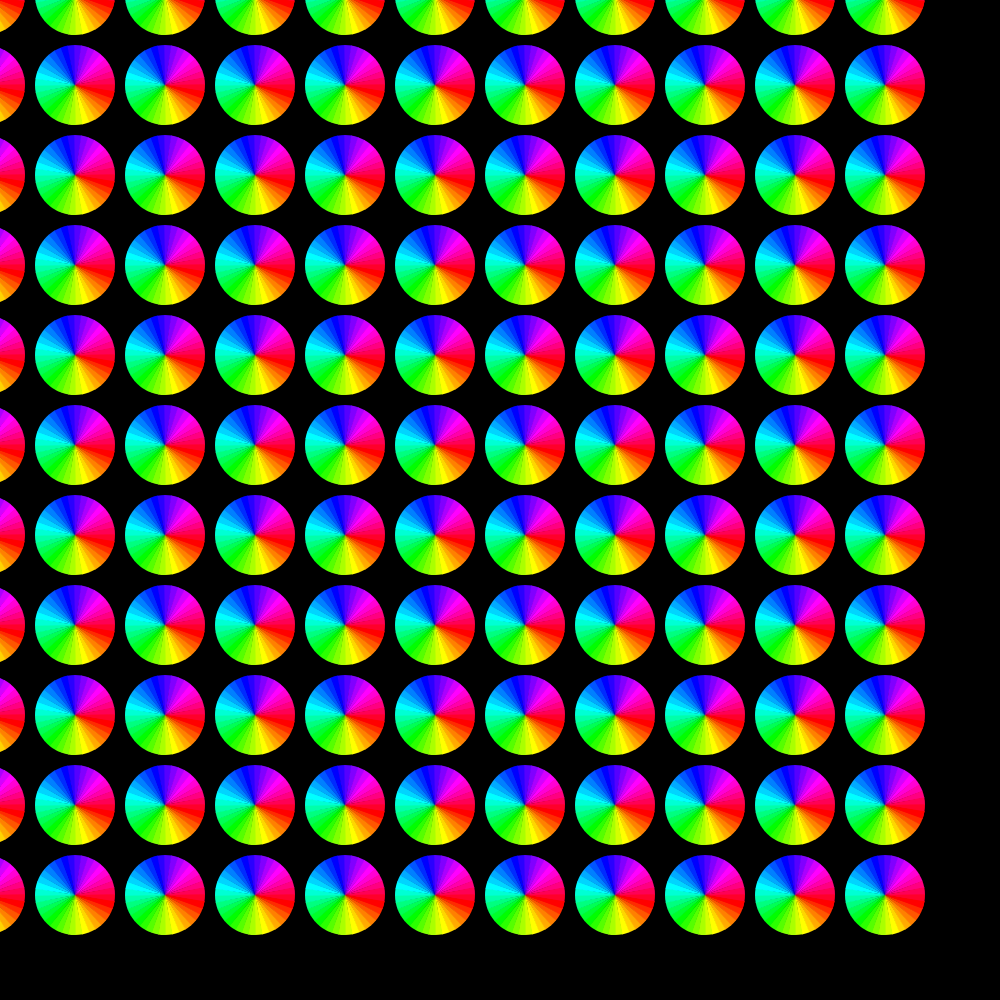
Frame 1 (no input)
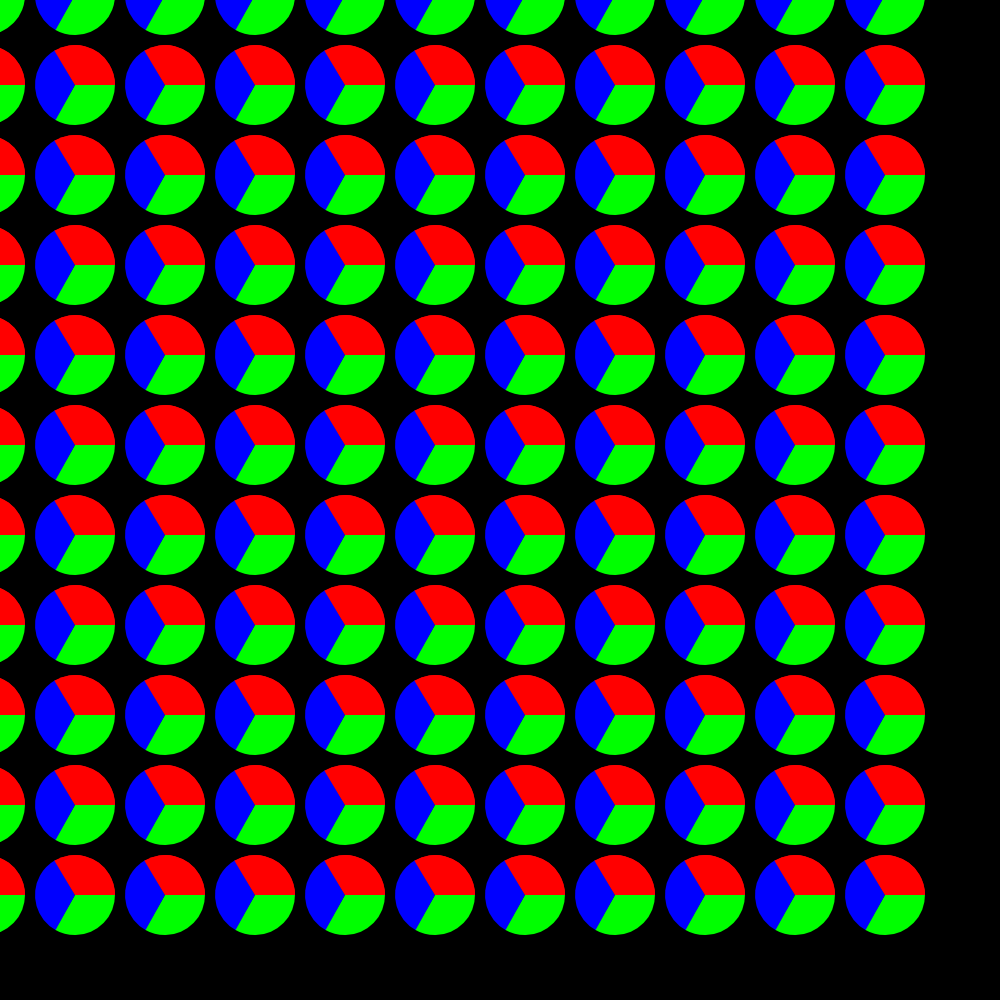
Frame 60 (no input)
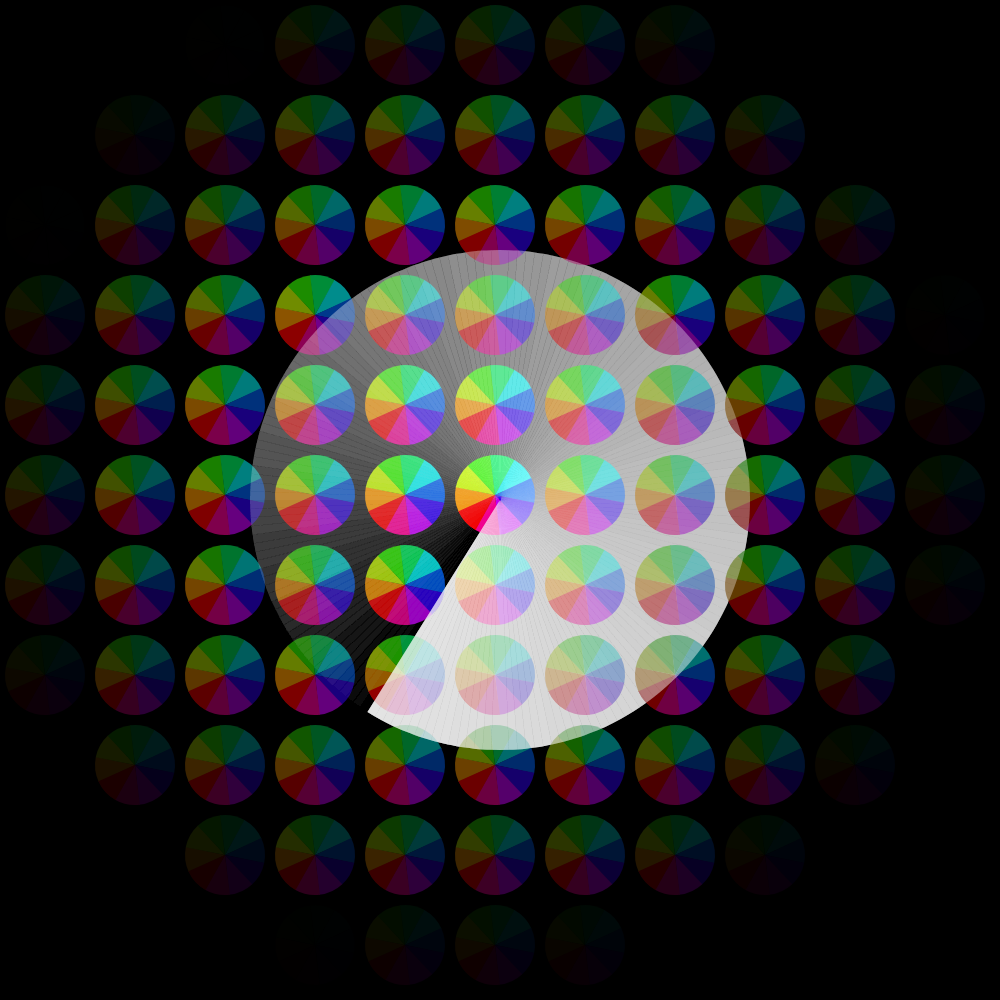
Frame 120 (the mouse pressed at the canvas centre since frame 60)

The p5.js sketch that drew these frames (run headless with seeded random() and noise() and a simulated clock; from frame 60 on, the mouse is pressed at the canvas centre):

// p5.js sketch
// ── sketch.js
// Month DD, YYYY
// "Spinning Circles"
// Move mouse around to interact with the sketch. 

// ---------------------------

var cnv;
var count = 36;

function setup() {
  angleMode(DEGREES)
  cnv = createCanvas(constrain(windowWidth, 0, 1000), constrain(windowHeight, 0, 1000));
  cnv.position((windowWidth - width) / 2, (windowHeight - height) / 2);
  colorMode(HSB, 360, width, height); // Using HSB Colorspace with width and height as params so we don't need to remap mouse position values.
  noStroke();
  frameRate(30);
  noCursor();
}

function draw() {
  if (mouseIsPressed) {
    frameRate(60);
  } else {
    frameRate(30);
  }
  
  background(360, 0, 0); // Sets the background as white in our new colorspace
  fill(255);
  
  let stepX = 100;
  let stepY = 100;
  for (let x = round(stepX / 2); x < width + stepX; x += stepX) {
    for (let y = round(stepY / 2); y < height + stepY; y += stepY) {
      push();
      translate(-width / 2 * 0.1, -height / 2 * 0.1)
      circ = new circle1(x + ((mouseX - x) * 0.1), y + ((mouseY - y) * 0.1), count, 10, 80);
      circ.draw()
      pop();
    }
    
  circ = new circle2(mouseX, mouseY, 10, width * mouseY / height, 0.1)
  circ.draw()
  }

  
  count = constrain(round(constrain(mouseX, 0, width) / 50), 3, 10);
}

class circle1 {
  constructor(x, y, count, rotateRate, diameter, alpha) { // rotateRate refers to degrees / frame
    this.x = x;
    this.y = y;
    this.count = count;
    this.rotateRate = rotateRate;
    this.diameter = diameter;
    this.alpha = alpha;
  }
  
  draw() {
    var angleStep = round(360 / count);
    strokeWeight(0);
    for (let i = 0; i <= 360; i+=angleStep) {
      fill(i, width, height - 4 * dist(mouseX + width / 2 * 0.2 / 4, mouseY + height / 2 * 0.2 / 4, this.x, this.y) * mouseY / height, this.alpha);
      arc(this.x, this.y, this.diameter, this.diameter, i-1 + this.rotateRate * frameCount, i+angleStep + this.rotateRate * frameCount, PIE);

    }
  }
}

class circle2 {
  constructor(x, y, rotateRate, diameter, alpha) { // rotateRate refers to degrees / frame
    this.x = x;
    this.y = y;
    this.rotateRate = rotateRate;
    this.diameter = diameter;
    this.alpha = alpha;
  }
  
  draw() {
    var angleStep = 2;
    strokeWeight(0);
    for (let i = 0; i <= 360; i+=angleStep) {
      fill(0, 0, height, this.alpha * i * 0.005);
      arc(this.x, this.y, this.diameter, this.diameter, i + this.rotateRate * frameCount, i+angleStep + this.rotateRate * frameCount, PIE);

    }
  }
}
